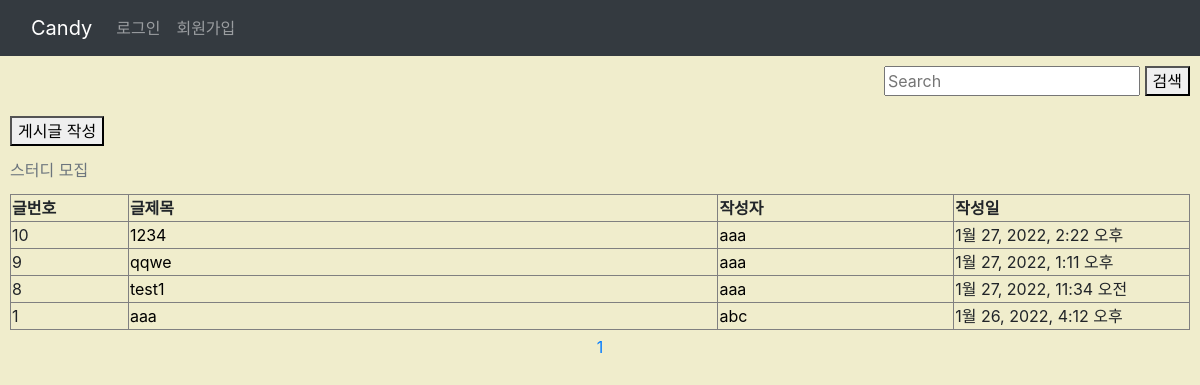
Before: /board/home/ with the older database file.
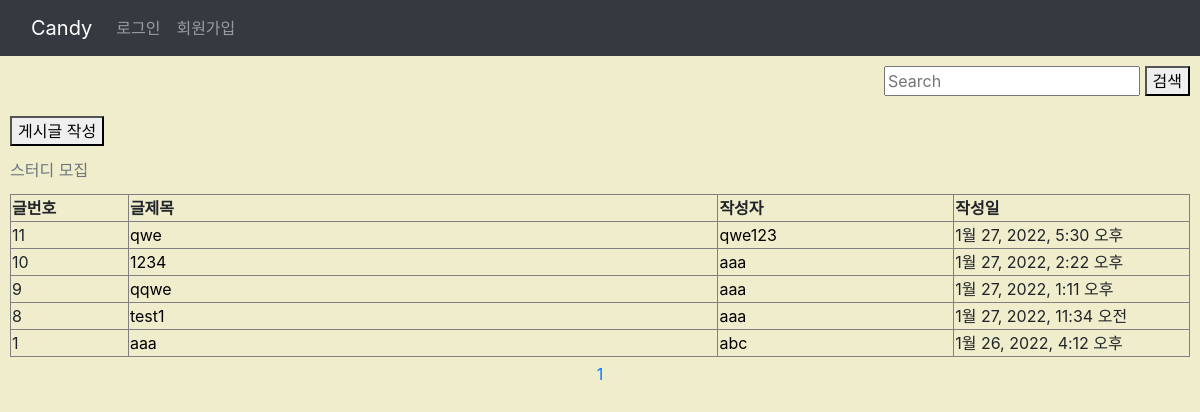
After: the same page with the newer database file.
### boardapp/models.py (models this page shows, shortened)
class Board(models.Model):
    postNum = models.AutoField(primary_key=True)
    id = models.ForeignKey("userapp.User", on_delete=models.CASCADE)
    title = models.CharField(max_length=100)
    content = models.CharField(max_length= 1000)
    pub_date = models.DateTimeField()
    imgfile = models.ImageField(null=True, upload_to="", blank=True)

### boardapp/views.py (the view)
# urls.py: path('home/', views.home, name='home'),
def home(request):
    all_boards = Board.objects.order_by('-pub_date')
    paginator = Paginator(all_boards, 10)
    page = int(request.GET.get('page',1))
    board_list = paginator.get_page(page)
    context={'all_boards':board_list}
    return render(request, 'boardapp/home.html', {'board': board_list})

### templates/boardapp/home.html (shortened to what this page needs)
{% extends 'boardapp/base.html' %}
{% block content %}
<div class='search' style="float:right; margin:10px;">
	<input id='searchText' type='text' placeholder='Search'>
	<button id='searchBtn' type='submit'> 검색 </button>
</div>
<div class='study'  style="float:left; margin:10px;">
	<table border='1'>
		<caption style = 'text-align:left; caption-side:top'>스터디 모집</caption>
		<button id='write_BoardBtn' type="button" onclick="location.href='/board/write/'">게시글 작성</button>
		<thead>
		<th style="width:10%">글번호</th>
		<th style="width:50%">글제목</th>
		<th style="width:20%">작성자</th>
		<th style="width:20%">작성일</th>
		</thead>
		<tbody>
		{%if not board%}
			<tr>
				<td colspan='4' style="text-align:center">
					게시물이 없습니다.
				</td>
			</tr>
			{%else%}
				{%for item in board %}
				<tr>
					<td>{{item.postNum}}</td>
					<td>
						<a style="color:#000000" {%if request.session.id %} href="{% url 'boardapp:detail' item.postNum %}" {%else%} href = '/user/login/' onclick="alertAccess()" {%endif%} >
							{{item.title}}
						</a>
					</td>
					<td>
						<a style="color:#000000" {%if request.session.id %} href="{% url 'userapp:userinfo' item.id_id %}" {%else%} href = '/user/login/' onclick="alertAccess()" {%endif%} >
							{{item.id_id}}
						</a>
					</td>
					<td>{{item.pub_date}}</td>
				</tr>
				{%endfor%}
			{%endif%}
		</tbody>
	</table>
	<div style="text-align:center">
		<div class="pagination">
			<div style="width:35%; margin: 5px;">
			</div>
			<div style="width:30%; margin: 5px;">
			{% for page in board.paginator.page_range %}
				{% if page >= board.number|add:-2 and page <= board.number|add:2 %}
				<span class="{% if page == board.number %}current{% endif %}">
					<a href="?page={{ page }}">{{ page}}</a>
				</span>
				{% elif page >= board.number|add:-3 and page <= board.number|add:3 %}
					..
				{% endif %}
			{% endfor %}
			</div>
			<div style="width:35%; margin: 5px;">
			</div>
		</div>
	</div>
</div>
{% endblock  %}

Changed rows visible on the page:
added Board: postNum "11", title "qwe", id_id "qwe123", pub_date "1월 27, 2022, 5:30 오후"
